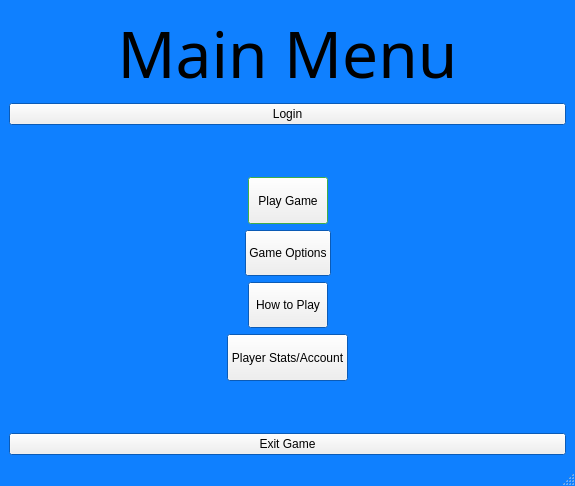
<?xml version="1.0" encoding="UTF-8"?>
<ui version="4.0">
 <class>MainWindow</class>
 <widget class="QMainWindow" name="MainWindow">
  <property name="geometry">
   <rect>
    <x>0</x>
    <y>0</y>
    <width>575</width>
    <height>486</height>
   </rect>
  </property>
  <property name="palette">
   <palette>
    <active>
     <colorrole role="Base">
      <brush brushstyle="SolidPattern">
       <color alpha="255">
        <red>255</red>
        <green>255</green>
        <blue>255</blue>
       </color>
      </brush>
     </colorrole>
     <colorrole role="Window">
      <brush brushstyle="SolidPattern">
       <color alpha="255">
        <red>15</red>
        <green>128</green>
        <blue>255</blue>
       </color>
      </brush>
     </colorrole>
    </active>
    <inactive>
     <colorrole role="Base">
      <brush brushstyle="SolidPattern">
       <color alpha="255">
        <red>255</red>
        <green>255</green>
        <blue>255</blue>
       </color>
      </brush>
     </colorrole>
     <colorrole role="Window">
      <brush brushstyle="SolidPattern">
       <color alpha="255">
        <red>15</red>
        <green>128</green>
        <blue>255</blue>
       </color>
      </brush>
     </colorrole>
    </inactive>
    <disabled>
     <colorrole role="Base">
      <brush brushstyle="SolidPattern">
       <color alpha="255">
        <red>15</red>
        <green>128</green>
        <blue>255</blue>
       </color>
      </brush>
     </colorrole>
     <colorrole role="Window">
      <brush brushstyle="SolidPattern">
       <color alpha="255">
        <red>15</red>
        <green>128</green>
        <blue>255</blue>
       </color>
      </brush>
     </colorrole>
    </disabled>
   </palette>
  </property>
  <property name="windowTitle">
   <string>MainWindow</string>
  </property>
  <widget class="QWidget" name="centralwidget">
   <layout class="QGridLayout" name="gridLayout">
    <item row="0" column="0">
     <layout class="QVBoxLayout" name="verticalLayout">
      <item>
       <widget class="QLabel" name="label">
        <property name="font">
         <font>
          <family>Futura</family>
          <pointsize>48</pointsize>
          <italic>false</italic>
         </font>
        </property>
        <property name="text">
         <string>Main Menu</string>
        </property>
        <property name="alignment">
         <set>Qt::AlignCenter</set>
        </property>
        <property name="indent">
         <number>2</number>
        </property>
       </widget>
      </item>
      <item>
       <widget class="QPushButton" name="pushButton">
        <property name="text">
         <string>Login</string>
        </property>
       </widget>
      </item>
      <item>
       <spacer name="verticalSpacer">
        <property name="orientation">
         <enum>Qt::Vertical</enum>
        </property>
        <property name="sizeHint" stdset="0">
         <size>
          <width>20</width>
          <height>40</height>
         </size>
        </property>
       </spacer>
      </item>
      <item>
       <layout class="QHBoxLayout" name="horizontalLayout">
        <item>
         <spacer name="horizontalSpacer">
          <property name="orientation">
           <enum>Qt::Horizontal</enum>
          </property>
          <property name="sizeHint" stdset="0">
           <size>
            <width>40</width>
            <height>20</height>
           </size>
          </property>
         </spacer>
        </item>
        <item>
         <widget class="QPushButton" name="play_btn">
          <property name="sizePolicy">
           <sizepolicy hsizetype="Minimum" vsizetype="MinimumExpanding">
            <horstretch>0</horstretch>
            <verstretch>0</verstretch>
           </sizepolicy>
          </property>
          <property name="palette">
           <palette>
            <active>
             <colorrole role="Base">
              <brush brushstyle="SolidPattern">
               <color alpha="255">
                <red>144</red>
                <green>255</green>
                <blue>132</blue>
               </color>
              </brush>
             </colorrole>
             <colorrole role="Window">
              <brush brushstyle="SolidPattern">
               <color alpha="255">
                <red>91</red>
                <green>242</green>
                <blue>102</blue>
               </color>
              </brush>
             </colorrole>
            </active>
            <inactive>
             <colorrole role="Base">
              <brush brushstyle="SolidPattern">
               <color alpha="255">
                <red>144</red>
                <green>255</green>
                <blue>132</blue>
               </color>
              </brush>
             </colorrole>
             <colorrole role="Window">
              <brush brushstyle="SolidPattern">
               <color alpha="255">
                <red>91</red>
                <green>242</green>
                <blue>102</blue>
               </color>
              </brush>
             </colorrole>
            </inactive>
            <disabled>
             <colorrole role="Base">
              <brush brushstyle="SolidPattern">
               <color alpha="255">
                <red>91</red>
                <green>242</green>
                <blue>102</blue>
               </color>
              </brush>
             </colorrole>
             <colorrole role="Window">
              <brush brushstyle="SolidPattern">
               <color alpha="255">
                <red>91</red>
                <green>242</green>
                <blue>102</blue>
               </color>
              </brush>
             </colorrole>
            </disabled>
           </palette>
          </property>
          <property name="text">
           <string>Play Game</string>
          </property>
         </widget>
        </item>
        <item>
         <spacer name="horizontalSpacer_2">
          <property name="orientation">
           <enum>Qt::Horizontal</enum>
          </property>
          <property name="sizeHint" stdset="0">
           <size>
            <width>40</width>
            <height>20</height>
           </size>
          </property>
         </spacer>
        </item>
       </layout>
      </item>
      <item>
       <layout class="QHBoxLayout" name="horizontalLayout_2">
        <item>
         <spacer name="horizontalSpacer_3">
          <property name="orientation">
           <enum>Qt::Horizontal</enum>
          </property>
          <property name="sizeHint" stdset="0">
           <size>
            <width>40</width>
            <height>20</height>
           </size>
          </property>
         </spacer>
        </item>
        <item>
         <widget class="QPushButton" name="option_btn">
          <property name="sizePolicy">
           <sizepolicy hsizetype="Minimum" vsizetype="MinimumExpanding">
            <horstretch>0</horstretch>
            <verstretch>0</verstretch>
           </sizepolicy>
          </property>
          <property name="text">
           <string>Game Options</string>
          </property>
         </widget>
        </item>
        <item>
         <spacer name="horizontalSpacer_4">
          <property name="orientation">
           <enum>Qt::Horizontal</enum>
          </property>
          <property name="sizeHint" stdset="0">
           <size>
            <width>40</width>
            <height>20</height>
           </size>
          </property>
         </spacer>
        </item>
       </layout>
      </item>
      <item>
       <layout class="QHBoxLayout" name="horizontalLayout_3">
        <item>
         <spacer name="horizontalSpacer_5">
          <property name="orientation">
           <enum>Qt::Horizontal</enum>
          </property>
          <property name="sizeHint" stdset="0">
           <size>
            <width>40</width>
            <height>20</height>
           </size>
          </property>
         </spacer>
        </item>
        <item>
         <widget class="QPushButton" name="howtoplay_btn">
          <property name="sizePolicy">
           <sizepolicy hsizetype="Minimum" vsizetype="MinimumExpanding">
            <horstretch>0</horstretch>
            <verstretch>0</verstretch>
           </sizepolicy>
          </property>
          <property name="text">
           <string>How to Play</string>
          </property>
         </widget>
        </item>
        <item>
         <spacer name="horizontalSpacer_6">
          <property name="orientation">
           <enum>Qt::Horizontal</enum>
          </property>
          <property name="sizeHint" stdset="0">
           <size>
            <width>40</width>
            <height>20</height>
           </size>
          </property>
         </spacer>
        </item>
       </layout>
      </item>
      <item>
       <layout class="QHBoxLayout" name="horizontalLayout_4">
        <item>
         <spacer name="horizontalSpacer_7">
          <property name="orientation">
           <enum>Qt::Horizontal</enum>
          </property>
          <property name="sizeHint" stdset="0">
           <size>
            <width>40</width>
            <height>20</height>
           </size>
          </property>
         </spacer>
        </item>
        <item>
         <widget class="QPushButton" name="acc_btn">
          <property name="sizePolicy">
           <sizepolicy hsizetype="Minimum" vsizetype="MinimumExpanding">
            <horstretch>0</horstretch>
            <verstretch>0</verstretch>
           </sizepolicy>
          </property>
          <property name="text">
           <string>Player Stats/Account</string>
          </property>
         </widget>
        </item>
        <item>
         <spacer name="horizontalSpacer_8">
          <property name="orientation">
           <enum>Qt::Horizontal</enum>
          </property>
          <property name="sizeHint" stdset="0">
           <size>
            <width>40</width>
            <height>20</height>
           </size>
          </property>
         </spacer>
        </item>
       </layout>
      </item>
      <item>
       <spacer name="verticalSpacer_2">
        <property name="orientation">
         <enum>Qt::Vertical</enum>
        </property>
        <property name="sizeHint" stdset="0">
         <size>
          <width>20</width>
          <height>40</height>
         </size>
        </property>
       </spacer>
      </item>
      <item>
       <widget class="QPushButton" name="exit_btn">
        <property name="text">
         <string>Exit Game</string>
        </property>
       </widget>
      </item>
     </layout>
    </item>
   </layout>
  </widget>
  <widget class="QStatusBar" name="statusbar"/>
 </widget>
 <resources/>
 <connections/>
</ui>
